Frame 1 (no input): blank canvas, image omitted
Frame 60 (the mouse pressed at the canvas centre just before this capture): blank canvas, image omitted
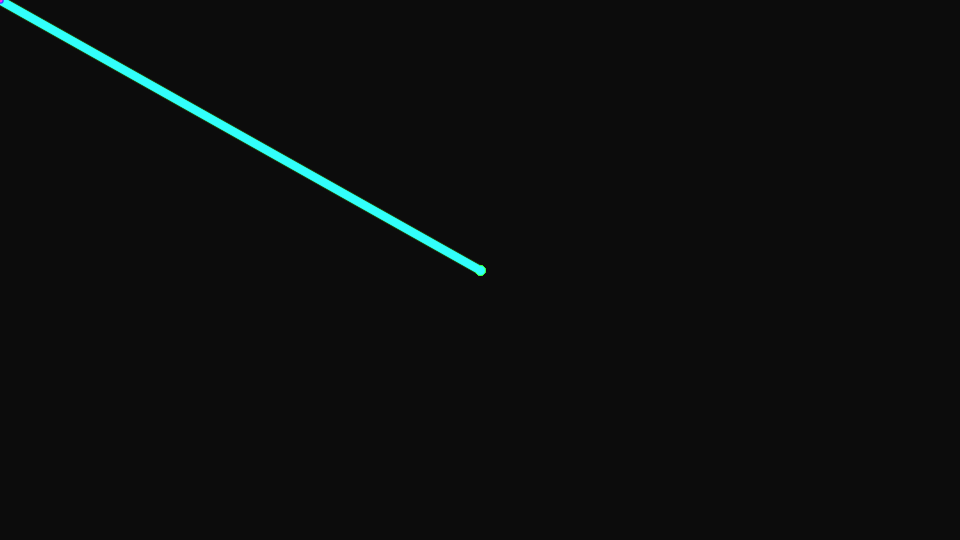
Frame 120 (the mouse held since frame 60 and released just before this capture)

The Processing sketch whose frames 1 and 60 were blank and that drew this single picture after the mouse press (run headless with seeded random() and noise(); from frame 60 on, the mouse is pressed at the canvas centre):

// Processing sketch: sketch_024_array_mouse
// ── sketch_024_array_mouse.pde
// 変数
int num = 200; // 配列の個数
int[] posX = new int[num]; // mouseXの数値を格納していく配列
int[] posY = new int[num]; // mouseYの数値を格納していく配列

// setup関数 : 初回1度だけ実行される
void setup(){
  size(960,540); // ウィンドウサイズを960px,540pxに
  colorMode(HSB,360,100,100); // HSBでの色指定にする
  smooth(); // 描画を滑らかに
  frameRate(200);

  // 配列の初期化
  for(int i = 0; i < num; i++){
    posX[i] = 0;
    posY[i] = 0;
  }
}

// draw関数 : setup関数実行後繰り返し実行される
void draw(){
  fill(0,0,0,10);
  noStroke();
  rect(0,0,width,height);
  for(int j = num-1; j > 0; j-- ){
    posX[j] = posX[j-1];
    posY[j] = posY[j-1];
  }
  posX[0] = mouseX;
  posY[0] = mouseY;

  for(int i = 0; i < num-1; i++){
    float sw = map(i,0,num-1,10f,1f);
    color c = color((frameCount+i)%360,80,100);
    stroke(c);
    strokeWeight(sw);
    line(posX[i],posY[i],posX[i+1],posY[i+1]);
  }
}

// mouseMoved関数 : マウスがクリックされたときに実行される
void mouseMoved(){

}

// mousePressed関数 : マウスがクリックされたときに実行される
void mousePressed(){

}

// mouseReleased関数 : クリックが解放されたときに実行される
void mouseReleased(){

}

// mouseDraged関数 : マウスがドラッグされたときに実行される
void mouseDragged(){

}
